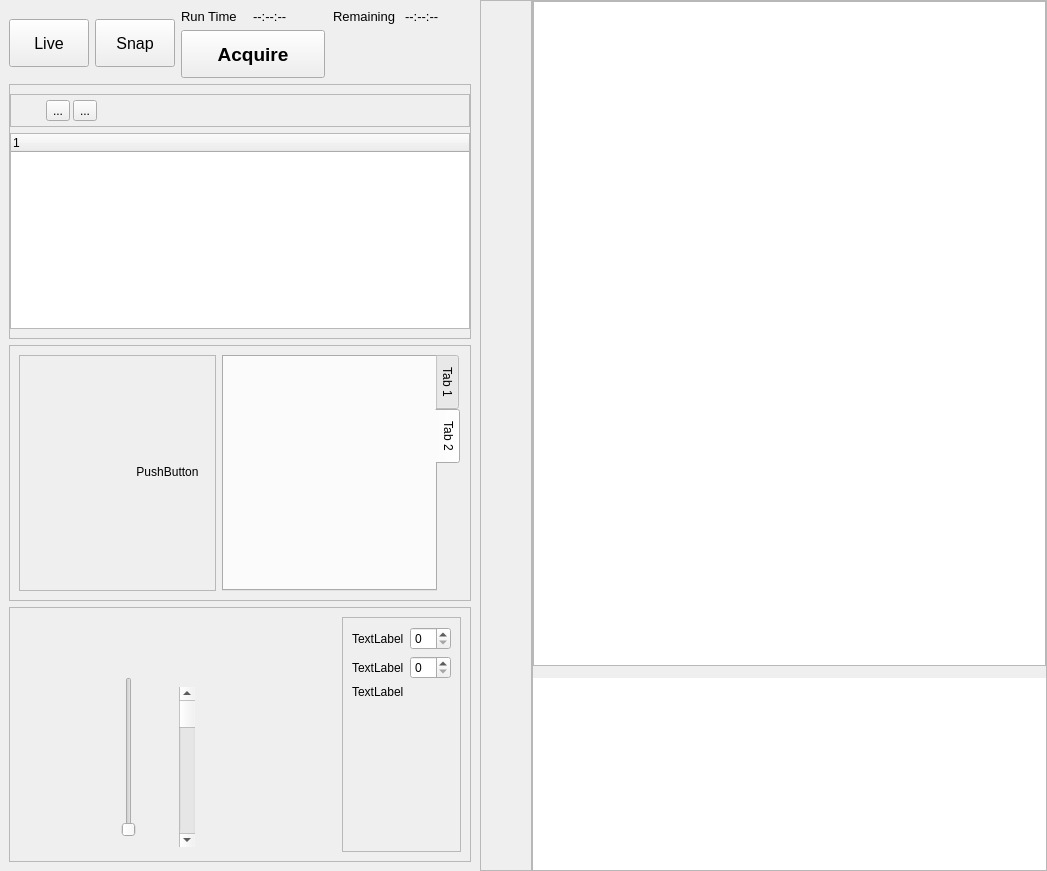
<?xml version="1.0" encoding="UTF-8"?>
<ui version="4.0">
 <class>acquisition</class>
 <widget class="QWidget" name="acquisition">
  <property name="geometry">
   <rect>
    <x>0</x>
    <y>0</y>
    <width>1047</width>
    <height>871</height>
   </rect>
  </property>
  <property name="windowTitle">
   <string>Acquisition</string>
  </property>
  <layout class="QHBoxLayout" name="acquisition_layout">
   <property name="spacing">
    <number>0</number>
   </property>
   <property name="leftMargin">
    <number>0</number>
   </property>
   <property name="topMargin">
    <number>0</number>
   </property>
   <property name="rightMargin">
    <number>0</number>
   </property>
   <property name="bottomMargin">
    <number>0</number>
   </property>
   <item>
    <widget class="QFrame" name="controls">
     <property name="sizePolicy">
      <sizepolicy hsizetype="Fixed" vsizetype="Preferred">
       <horstretch>0</horstretch>
       <verstretch>0</verstretch>
      </sizepolicy>
     </property>
     <property name="minimumSize">
      <size>
       <width>480</width>
       <height>0</height>
      </size>
     </property>
     <property name="frameShape">
      <enum>QFrame::NoFrame</enum>
     </property>
     <property name="frameShadow">
      <enum>QFrame::Plain</enum>
     </property>
     <property name="lineWidth">
      <number>0</number>
     </property>
     <layout class="QVBoxLayout" name="verticalLayout_3">
      <item>
       <layout class="QHBoxLayout" name="horizontalLayout">
        <item>
         <widget class="QPushButton" name="live">
          <property name="minimumSize">
           <size>
            <width>0</width>
            <height>48</height>
           </size>
          </property>
          <property name="font">
           <font>
            <pointsize>12</pointsize>
           </font>
          </property>
          <property name="text">
           <string>Live</string>
          </property>
          <property name="checkable">
           <bool>true</bool>
          </property>
         </widget>
        </item>
        <item>
         <widget class="QPushButton" name="snap">
          <property name="minimumSize">
           <size>
            <width>0</width>
            <height>48</height>
           </size>
          </property>
          <property name="font">
           <font>
            <pointsize>12</pointsize>
           </font>
          </property>
          <property name="text">
           <string>Snap</string>
          </property>
         </widget>
        </item>
        <item>
         <layout class="QVBoxLayout" name="verticalLayout_5">
          <item>
           <layout class="QHBoxLayout" name="horizontalLayout_2">
            <item>
             <widget class="QLabel" name="label">
              <property name="font">
               <font>
                <pointsize>10</pointsize>
               </font>
              </property>
              <property name="text">
               <string>Run Time</string>
              </property>
             </widget>
            </item>
            <item>
             <widget class="QLabel" name="label_2">
              <property name="font">
               <font>
                <pointsize>10</pointsize>
               </font>
              </property>
              <property name="text">
               <string>--:--:--</string>
              </property>
             </widget>
            </item>
            <item>
             <spacer name="horizontalSpacer_2">
              <property name="orientation">
               <enum>Qt::Horizontal</enum>
              </property>
             </spacer>
            </item>
            <item>
             <widget class="QLabel" name="label_3">
              <property name="font">
               <font>
                <pointsize>10</pointsize>
               </font>
              </property>
              <property name="text">
               <string>Remaining</string>
              </property>
             </widget>
            </item>
            <item>
             <widget class="QLabel" name="label_4">
              <property name="font">
               <font>
                <pointsize>10</pointsize>
               </font>
              </property>
              <property name="text">
               <string>--:--:--</string>
              </property>
             </widget>
            </item>
           </layout>
          </item>
          <item>
           <layout class="QHBoxLayout" name="horizontalLayout_3">
            <item>
             <widget class="QPushButton" name="acquire">
              <property name="minimumSize">
               <size>
                <width>144</width>
                <height>48</height>
               </size>
              </property>
              <property name="font">
               <font>
                <pointsize>14</pointsize>
                <weight>75</weight>
                <bold>true</bold>
               </font>
              </property>
              <property name="text">
               <string>Acquire</string>
              </property>
             </widget>
            </item>
            <item>
             <spacer name="horizontalSpacer">
              <property name="orientation">
               <enum>Qt::Horizontal</enum>
              </property>
              <property name="sizeHint" stdset="0">
               <size>
                <width>40</width>
                <height>20</height>
               </size>
              </property>
             </spacer>
            </item>
            <item>
             <widget class="QToolButton" name="pause">
              <property name="text">
               <string notr="true"/>
              </property>
              <property name="icon">
               <iconset resource="../resources/resources.qrc">
                <normaloff>:/acquisition/pause</normaloff>:/acquisition/pause</iconset>
              </property>
              <property name="iconSize">
               <size>
                <width>36</width>
                <height>36</height>
               </size>
              </property>
              <property name="autoRaise">
               <bool>true</bool>
              </property>
             </widget>
            </item>
            <item>
             <widget class="QToolButton" name="stop">
              <property name="text">
               <string notr="true"/>
              </property>
              <property name="icon">
               <iconset resource="../resources/resources.qrc">
                <normaloff>:/acquisition/stop</normaloff>:/acquisition/stop</iconset>
              </property>
              <property name="iconSize">
               <size>
                <width>36</width>
                <height>36</height>
               </size>
              </property>
              <property name="autoRaise">
               <bool>true</bool>
              </property>
             </widget>
            </item>
           </layout>
          </item>
         </layout>
        </item>
       </layout>
      </item>
      <item>
       <widget class="QFrame" name="frame">
        <property name="frameShape">
         <enum>QFrame::StyledPanel</enum>
        </property>
        <property name="frameShadow">
         <enum>QFrame::Raised</enum>
        </property>
        <layout class="QVBoxLayout" name="verticalLayout_4">
         <property name="leftMargin">
          <number>0</number>
         </property>
         <property name="rightMargin">
          <number>0</number>
         </property>
         <item>
          <widget class="QFrame" name="frame_2">
           <property name="frameShape">
            <enum>QFrame::StyledPanel</enum>
           </property>
           <property name="frameShadow">
            <enum>QFrame::Raised</enum>
           </property>
           <layout class="QHBoxLayout" name="horizontalLayout_4">
            <property name="spacing">
             <number>3</number>
            </property>
            <property name="leftMargin">
             <number>0</number>
            </property>
            <property name="topMargin">
             <number>0</number>
            </property>
            <property name="rightMargin">
             <number>0</number>
            </property>
            <property name="bottomMargin">
             <number>0</number>
            </property>
            <item>
             <widget class="QToolButton" name="toolButton_2">
              <property name="text">
               <string notr="true"/>
              </property>
              <property name="icon">
               <iconset resource="../resources/resources.qrc">
                <normaloff>:/acquisition/add</normaloff>:/acquisition/add</iconset>
              </property>
              <property name="iconSize">
               <size>
                <width>24</width>
                <height>24</height>
               </size>
              </property>
              <property name="autoRaise">
               <bool>true</bool>
              </property>
             </widget>
            </item>
            <item>
             <widget class="QToolButton" name="toolButton_3">
              <property name="text">
               <string>...</string>
              </property>
             </widget>
            </item>
            <item>
             <widget class="QToolButton" name="toolButton">
              <property name="text">
               <string>...</string>
              </property>
             </widget>
            </item>
            <item>
             <spacer name="horizontalSpacer_3">
              <property name="orientation">
               <enum>Qt::Horizontal</enum>
              </property>
              <property name="sizeHint" stdset="0">
               <size>
                <width>40</width>
                <height>20</height>
               </size>
              </property>
             </spacer>
            </item>
           </layout>
          </widget>
         </item>
         <item>
          <widget class="QTreeWidget" name="channels">
           <column>
            <property name="text">
             <string notr="true">1</string>
            </property>
           </column>
          </widget>
         </item>
        </layout>
       </widget>
      </item>
      <item>
       <widget class="QFrame" name="joystick">
        <property name="frameShape">
         <enum>QFrame::StyledPanel</enum>
        </property>
        <property name="frameShadow">
         <enum>QFrame::Raised</enum>
        </property>
        <layout class="QHBoxLayout" name="horizontalLayout_5">
         <item>
          <widget class="QFrame" name="buttons">
           <property name="frameShape">
            <enum>QFrame::StyledPanel</enum>
           </property>
           <property name="frameShadow">
            <enum>QFrame::Raised</enum>
           </property>
           <layout class="QGridLayout" name="gridLayout">
            <item row="0" column="1">
             <widget class="QToolButton" name="up">
              <property name="text">
               <string notr="true"/>
              </property>
              <property name="icon">
               <iconset resource="../resources/resources.qrc">
                <normaloff>:/acquisition/up</normaloff>:/acquisition/up</iconset>
              </property>
              <property name="iconSize">
               <size>
                <width>36</width>
                <height>36</height>
               </size>
              </property>
              <property name="autoRaise">
               <bool>true</bool>
              </property>
             </widget>
            </item>
            <item row="1" column="2">
             <widget class="QToolButton" name="right">
              <property name="text">
               <string>PushButton</string>
              </property>
              <property name="icon">
               <iconset resource="../resources/resources.qrc">
                <normaloff>:/acquisition/right</normaloff>:/acquisition/right</iconset>
              </property>
              <property name="iconSize">
               <size>
                <width>36</width>
                <height>36</height>
               </size>
              </property>
              <property name="autoRaise">
               <bool>true</bool>
              </property>
             </widget>
            </item>
            <item row="1" column="0">
             <widget class="QToolButton" name="left">
              <property name="text">
               <string notr="true"/>
              </property>
              <property name="icon">
               <iconset resource="../resources/resources.qrc">
                <normaloff>:/acquisition/left</normaloff>:/acquisition/left</iconset>
              </property>
              <property name="iconSize">
               <size>
                <width>36</width>
                <height>36</height>
               </size>
              </property>
              <property name="autoRaise">
               <bool>true</bool>
              </property>
             </widget>
            </item>
            <item row="1" column="1">
             <widget class="QToolButton" name="home">
              <property name="text">
               <string notr="true"/>
              </property>
              <property name="icon">
               <iconset resource="../resources/resources.qrc">
                <normaloff>:/acquisition/home</normaloff>:/acquisition/home</iconset>
              </property>
              <property name="iconSize">
               <size>
                <width>36</width>
                <height>36</height>
               </size>
              </property>
              <property name="autoRaise">
               <bool>true</bool>
              </property>
             </widget>
            </item>
            <item row="2" column="1">
             <widget class="QToolButton" name="down">
              <property name="text">
               <string notr="true"/>
              </property>
              <property name="icon">
               <iconset resource="../resources/resources.qrc">
                <normaloff>:/acquisition/down</normaloff>:/acquisition/down</iconset>
              </property>
              <property name="iconSize">
               <size>
                <width>36</width>
                <height>36</height>
               </size>
              </property>
              <property name="autoRaise">
               <bool>true</bool>
              </property>
             </widget>
            </item>
           </layout>
          </widget>
         </item>
         <item>
          <widget class="QTabWidget" name="tabWidget">
           <property name="tabPosition">
            <enum>QTabWidget::East</enum>
           </property>
           <property name="tabShape">
            <enum>QTabWidget::Rounded</enum>
           </property>
           <property name="currentIndex">
            <number>1</number>
           </property>
           <widget class="QWidget" name="tab">
            <attribute name="title">
             <string>Tab 1</string>
            </attribute>
           </widget>
           <widget class="QWidget" name="tab_2">
            <attribute name="title">
             <string>Tab 2</string>
            </attribute>
           </widget>
          </widget>
         </item>
        </layout>
       </widget>
      </item>
      <item>
       <widget class="QFrame" name="frame_3">
        <property name="styleSheet">
         <string notr="true"/>
        </property>
        <property name="frameShape">
         <enum>QFrame::StyledPanel</enum>
        </property>
        <property name="frameShadow">
         <enum>QFrame::Raised</enum>
        </property>
        <layout class="QGridLayout" name="gridLayout_2">
         <item row="1" column="0">
          <widget class="QWidget" name="widget" native="true">
           <property name="sizePolicy">
            <sizepolicy hsizetype="Expanding" vsizetype="Expanding">
             <horstretch>0</horstretch>
             <verstretch>0</verstretch>
            </sizepolicy>
           </property>
           <widget class="QSlider" name="verticalSlider">
            <property name="geometry">
             <rect>
              <x>100</x>
              <y>60</y>
              <width>19</width>
              <height>160</height>
             </rect>
            </property>
            <property name="orientation">
             <enum>Qt::Vertical</enum>
            </property>
           </widget>
           <widget class="QScrollBar" name="verticalScrollBar">
            <property name="geometry">
             <rect>
              <x>160</x>
              <y>70</y>
              <width>16</width>
              <height>160</height>
             </rect>
            </property>
            <property name="orientation">
             <enum>Qt::Vertical</enum>
            </property>
           </widget>
          </widget>
         </item>
         <item row="1" column="1">
          <widget class="QFrame" name="frame_4">
           <property name="frameShape">
            <enum>QFrame::StyledPanel</enum>
           </property>
           <property name="frameShadow">
            <enum>QFrame::Raised</enum>
           </property>
           <layout class="QFormLayout" name="formLayout">
            <item row="0" column="0">
             <widget class="QLabel" name="label_5">
              <property name="text">
               <string>TextLabel</string>
              </property>
             </widget>
            </item>
            <item row="0" column="1">
             <widget class="QSpinBox" name="spinBox"/>
            </item>
            <item row="1" column="0">
             <widget class="QLabel" name="label_6">
              <property name="text">
               <string>TextLabel</string>
              </property>
             </widget>
            </item>
            <item row="2" column="0">
             <widget class="QLabel" name="label_7">
              <property name="text">
               <string>TextLabel</string>
              </property>
             </widget>
            </item>
            <item row="1" column="1">
             <widget class="QSpinBox" name="spinBox_2"/>
            </item>
           </layout>
          </widget>
         </item>
        </layout>
       </widget>
      </item>
     </layout>
    </widget>
   </item>
   <item>
    <widget class="QFrame" name="viewer">
     <property name="sizePolicy">
      <sizepolicy hsizetype="Preferred" vsizetype="Preferred">
       <horstretch>1</horstretch>
       <verstretch>0</verstretch>
      </sizepolicy>
     </property>
     <property name="frameShape">
      <enum>QFrame::NoFrame</enum>
     </property>
     <property name="frameShadow">
      <enum>QFrame::Plain</enum>
     </property>
     <property name="lineWidth">
      <number>0</number>
     </property>
     <layout class="QGridLayout" name="viewer_main_layout">
      <property name="leftMargin">
       <number>0</number>
      </property>
      <property name="topMargin">
       <number>0</number>
      </property>
      <property name="rightMargin">
       <number>0</number>
      </property>
      <property name="bottomMargin">
       <number>0</number>
      </property>
      <property name="spacing">
       <number>0</number>
      </property>
      <item row="0" column="0">
       <layout class="QHBoxLayout" name="viewer_layout">
        <property name="spacing">
         <number>0</number>
        </property>
        <item>
         <widget class="QFrame" name="view_type">
          <property name="frameShape">
           <enum>QFrame::StyledPanel</enum>
          </property>
          <property name="frameShadow">
           <enum>QFrame::Raised</enum>
          </property>
          <layout class="QVBoxLayout" name="verticalLayout_2">
           <property name="spacing">
            <number>3</number>
           </property>
           <property name="leftMargin">
            <number>3</number>
           </property>
           <property name="topMargin">
            <number>3</number>
           </property>
           <property name="rightMargin">
            <number>3</number>
           </property>
           <property name="bottomMargin">
            <number>3</number>
           </property>
           <item>
            <widget class="QToolButton" name="view_2d">
             <property name="toolTip">
              <string>2D</string>
             </property>
             <property name="text">
              <string/>
             </property>
             <property name="icon">
              <iconset resource="../resources/resources.qrc">
               <normaloff>:/acquisition/2d</normaloff>:/acquisition/2d</iconset>
             </property>
             <property name="iconSize">
              <size>
               <width>36</width>
               <height>36</height>
              </size>
             </property>
             <property name="autoRaise">
              <bool>true</bool>
             </property>
            </widget>
           </item>
           <item>
            <widget class="QToolButton" name="view_2d_mip">
             <property name="toolTip">
              <string>2D MIP</string>
             </property>
             <property name="text">
              <string/>
             </property>
             <property name="icon">
              <iconset resource="../resources/resources.qrc">
               <normaloff>:/acquisition/2d</normaloff>:/acquisition/2d</iconset>
             </property>
             <property name="iconSize">
              <size>
               <width>36</width>
               <height>36</height>
              </size>
             </property>
             <property name="autoRaise">
              <bool>true</bool>
             </property>
            </widget>
           </item>
           <item>
            <spacer name="view_type_spacer">
             <property name="orientation">
              <enum>Qt::Vertical</enum>
             </property>
             <property name="sizeHint" stdset="0">
              <size>
               <width>20</width>
               <height>40</height>
              </size>
             </property>
            </spacer>
           </item>
          </layout>
         </widget>
        </item>
        <item>
         <widget class="QFrame" name="navigable_canvas">
          <property name="sizePolicy">
           <sizepolicy hsizetype="Preferred" vsizetype="Preferred">
            <horstretch>1</horstretch>
            <verstretch>0</verstretch>
           </sizepolicy>
          </property>
          <property name="frameShape">
           <enum>QFrame::StyledPanel</enum>
          </property>
          <property name="frameShadow">
           <enum>QFrame::Raised</enum>
          </property>
          <layout class="QVBoxLayout" name="verticalLayout">
           <property name="leftMargin">
            <number>0</number>
           </property>
           <property name="topMargin">
            <number>0</number>
           </property>
           <property name="rightMargin">
            <number>0</number>
           </property>
           <property name="bottomMargin">
            <number>0</number>
           </property>
           <item>
            <widget class="QGraphicsView" name="canvas">
             <property name="sizePolicy">
              <sizepolicy hsizetype="MinimumExpanding" vsizetype="MinimumExpanding">
               <horstretch>1</horstretch>
               <verstretch>1</verstretch>
              </sizepolicy>
             </property>
             <property name="minimumSize">
              <size>
               <width>512</width>
               <height>512</height>
              </size>
             </property>
            </widget>
           </item>
           <item>
            <widget class="QFrame" name="image_zoom">
             <property name="frameShape">
              <enum>QFrame::StyledPanel</enum>
             </property>
             <property name="frameShadow">
              <enum>QFrame::Raised</enum>
             </property>
            </widget>
           </item>
           <item>
            <widget class="QListWidget" name="navigation">
             <property name="sizePolicy">
              <sizepolicy hsizetype="Preferred" vsizetype="Preferred">
               <horstretch>0</horstretch>
               <verstretch>0</verstretch>
              </sizepolicy>
             </property>
             <property name="frameShape">
              <enum>QFrame::NoFrame</enum>
             </property>
             <property name="frameShadow">
              <enum>QFrame::Plain</enum>
             </property>
             <property name="lineWidth">
              <number>0</number>
             </property>
            </widget>
           </item>
          </layout>
         </widget>
        </item>
       </layout>
      </item>
     </layout>
    </widget>
   </item>
  </layout>
 </widget>
 <resources>
  <include location="../resources/resources.qrc"/>
 </resources>
 <connections/>
</ui>
